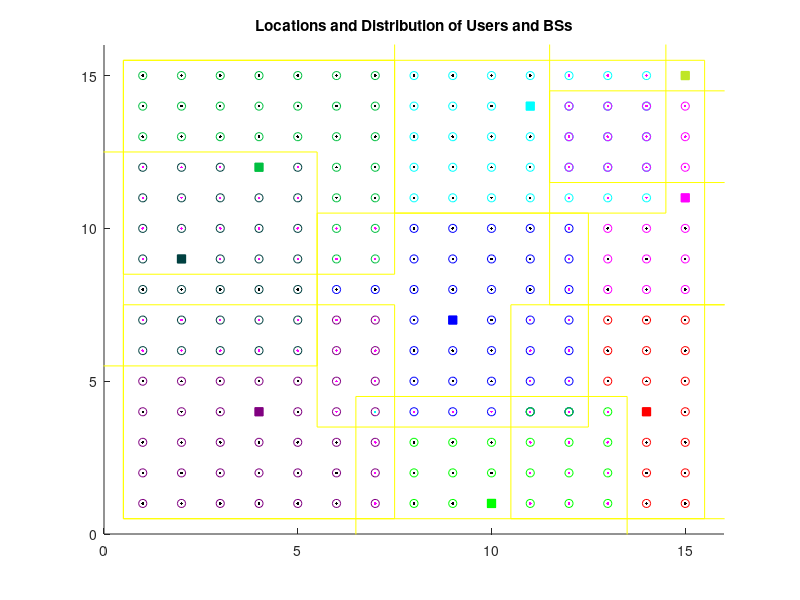
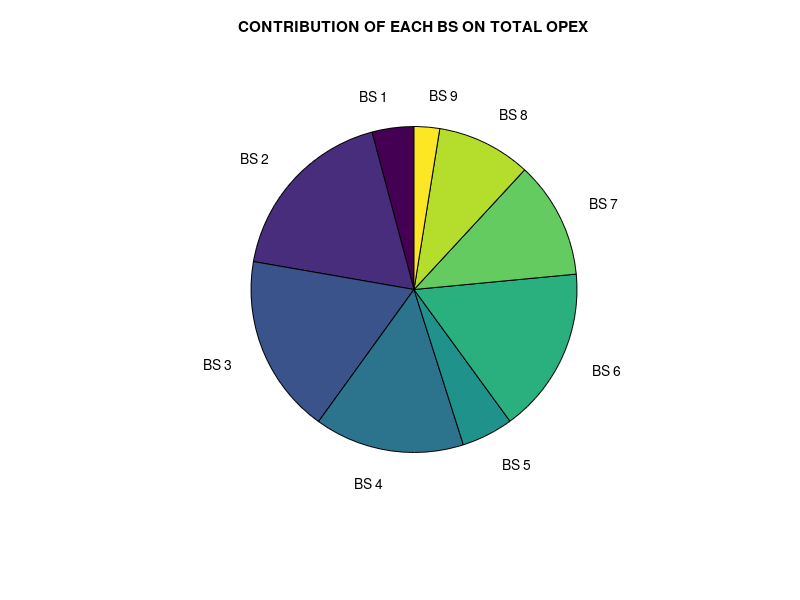
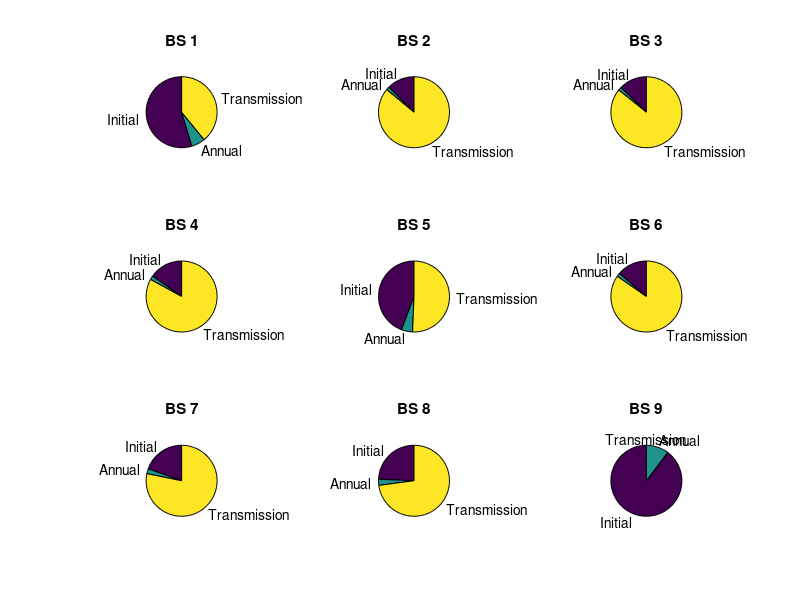

MATLAB code to generate these figures, in order: (Note: this script raises an error after producing the figures.)
clc;
clear all;
close all;

user = randi([5,10],15);				%Randomly user distribution in a 15x15 area for medium traffic distribution
umax = max(max(user));			%Maximum user requirement

grid = zeros(15,15);			%Area matrix
grid(4,4) = 450;			%Placing BSs at randomly selected locations
grid(2,9) = 450;  
grid(4,12) = 450; 
grid(10,1) = 450;  
grid(14,4) = 450;  
grid(9,7) = 450;  
grid(15,11) = 450; 
grid(11,14) = 450;
grid(15,15) = 450;

c = 1;			%Combining user distribution matrix with BSs and forming 15x15 grid
for i = 1:15			
    for j= 1:15
        if grid(i,j)==0			%Placing user requirement values in the grid
          grid(i,j) = user(i,j);
        else
          b(c) = grid(i,j);			%Storing BS value in a array
          xbs(c) = i;			%BS x-coodrinates array
          ybs(c) = j;			%BS y-coodrinates array
          c = c + 1;
        end
    end
end
nbs = length(b);			%Total number of BSs available in grid
bs = [b;zeros(2,nbs)];			%Matrix for BS capacity, no of users supported and opex cost

figure,			%Plotting the grid
for i = 1:nbs
    rectangle('Position',[xbs(i)-3.5 ybs(i)-3.5 7 7],'EdgeColor','y');			%Marking the area covered by each BS
end
rectangle('Position',[0.5 0.5 15 15],'EdgeColor','y');			%Marking outer boundary of the grid
xlim([0 16]);			%Limiting the x-axis of the plot
ylim([0 16]);			%Limiting the y-axis of the plot
hold on;

for k = 1:nbs 			%For each BS                       
    c = 1;
    for pa = xbs(k)-3:xbs(k)+3			%Considering a 7x7 coverage area 
        for qa = ybs(k)-3:ybs(k)+3
            if pa > 0 && qa > 0 && pa <= 15 && qa <= 15			%Considering BS with coverage range inside working area
                if (pa == xbs(k) && qa == ybs(k))			%Ignoring BS coordinates
                    continue;
                else
                    if grid(pa,qa) > umax			%Considering other BSs lie inside coverage area of this BS   
                        bgroup(k,c) = nan;
                        xcod(k,c) = nan;
                        ycod(k,c) = nan;
                        agroup(k,c) = nan;
                    else
                        bgroup(k,c) = grid(pa,qa);			%User requirement values around the BS entered in each row
                        xcod(k,c) = pa;			%x-coordinate of corresponding user in bgroup
                        ycod(k,c) = qa;			%y-coordinate of corresponding user in bgroup
                        agroup(k,c) = str2num([num2str(pa*10+qa),num2str(abs(pa*10-qa)),num2str(grid(pa,qa))]);			%Coded values using coordinates and user requirement such that values are not same for two different users
                    end
                end
            else                                          %Considering coverage range of BS outside working area - all values are taken as NaN)
                if (pa == xbs(k)) && (qa == ybs(k))
                    continue;
                else
                    bgroup(k,c) = nan;
                    xcod(k,c) = nan;
                    ycod(k,c) = nan;
                    agroup(k,c) = nan;
                end
            end
            c = c+1;
        end
    end
end
len = length(bgroup);			%Length of rows of users under BS coverage area matrix

C2 = nan(1,len+2);			%Initialising the matrix containing users in overlap area of BSs taking two at a time by row of NaN
if ~isempty(agroup)			%Check if agroup (matrix containing coded values about users) is empty or not
    a = 1;
    for i = 1:nbs-1
        for j = i+1:nbs
            y = intersect(agroup(i,:),agroup(j,:));        %Finding overlap points between two BSs
            if ~isempty(y)			%Intersect is present or not
                C2(a,:) = [i,j,y,zeros(1,len-length(y))];			%Storing BS numbers (column 1 and 2) and common user codes
                a = a + 1;
            end
        end
    end
end

C3 = nan(1,len+3);			%Initialising the matrix containing users in overlap area of BSs taking three at a time by row of NaN
if ~isnan(C2)			%Check if C2 (matrix containing user codes common in two BSs) is empty or not
    a = 1;
    for i = 1:size(C2,1)
        for j = i+2:nbs           
            if C2(i,1) < j && C2(i,2) < j
                y = intersect(C2(i,2:length(C2)),agroup(j,:));			%Finding overlap points between three BSs
                if ~isempty(y)			%Intersect is present or not
                    C3(a,:) = [C2(i,1),C2(i,2),j,y,zeros(1,len-length(y))];			%Storing BS numbers (column 1 and 2) and common user codes
                    a = a + 1;
                end
            end
        end
    end
end

color = [0 0.25 0.25; 0.5 0 0.5; 0 0.75 0.25; 0 0 1; 0 1 0; 0 1 1; 1 0 0; 1 0 1; 0.75 0.9 0.15];			%Matrix containing RGB colour values for plotting users

for i = 1:nbs
    for j = 1:len
        if ~(ismember(agroup(i,j),C2(:,3:length(C2))))			%Check if user is common in two BS or not
            if bgroup(i,j) > 0 && bs(1,i) >= bgroup(i,j)			%If user lies in only one BS coverage area, check it is not greater than remaining BS capacity value
              bs(1,i) = bs(1,i) - bgroup(i,j);			%Subtract user requirement from remaining BS capacity
              bs(2,i) = bs(2,i) + 1;			%Add 1 to number of users connected
              plot(xcod(i,j),ycod(i,j),'k.');			%Plot user as black dot
              hold on
              plot(xcod(i,j),ycod(i,j),'o', 'MarkerEdgeColor',color(i,:));			%Plot user connected to different BS in different colours as circle
              hold on
            end
        end
    end
end

if ~isnan(C2)			%Check if users common in two BS are present or not
    for i = 1:size(C2,1)      
        b1 = C2(i,1);			%BS number 1 for which common users are taken
        b2 = C2(i,2);			%BS number 2 for which common users are taken
        for j = 3:length(C2)
            arr = [bs(1,b1),bs(1,b2),0];			%Creating array containing BS capacity of both BS and zero at place of user requirementarr = [0,0,0];
            arr2 = [bs(2,b1),bs(2,b2)];			%Creating array containing number of users connected to each BS
            if ~eq(C2(i,j),0)			
                if ~(ismember(C2(i,j),C3(:,4:length(C3))))			%Check if user is common in three BS or not
                    q = find(agroup(b1,:) == C2(i,j));			%Find position of user code in b1 row of agroup matrix
                    u = bgroup(b1,q);			%User requirement for searched user code
                    arr(3) = u;         %Inserting user requirement to the array                    
                    sorted_ar = sort(arr);			%Sort arr
                    g = find(sorted_ar == u);			%Find user position in sorted array
                    if g < 3			%If user requirement is greater than both BS capacities, then skip
                        h = find(arr == sorted_ar(g(1)+1));			%Find BS position with lower capacity in unsorted array
                        arr(h(1)) = arr(h(1)) - u;			%Subtract user requirement from BS with lower capacity
                        arr2(h(1)) = arr2(h(1)) + 1;			%Add 1 to number of connected users for BS with lower capacity
                        plot(xcod(b1,q),ycod(b1,q),'m.');			%Plot user as magenta dot
                        hold on
                        plot(xcod(b1,q),ycod(b1,q),'o', 'MarkerEdgeColor',color(b1,:));			%Plot user connected to different BS in different colours as circle
                        hold on                                            
                    end
                end
                bs(1:2,b1) = [arr(1),arr2(1)];			%Enter final calculated values to BS data matrix for b1
                bs(1:2,b2) = [arr(2),arr2(2)];          %Enter final calculated values to BS data matrix for b2
            end
        end
    end
end

if ~isnan(C3)			%Check if users common in three BS are present or not
    for i = 1:size(C3,1)
        b1 = C3(i,1);			%BS number 1 for which common users are taken
        b2 = C3(i,2);			%BS number 2 for which common users are taken
        b3 = C3(i,3);			%BS number 3 for which common users are taken
        for j = 4:length(C3)
            arr = [bs(1,b1),bs(1,b2),bs(1,b3),0];			%Creating array containing BS capacity of both BS and zero at place of user requirement
            arr2 = [bs(2,b1),bs(2,b2),bs(2,b3)];			%Creating array containing number of users connected to each BS
            if ~eq(C3(i,j),0)
                q = find(agroup(b1,:) == C3(i,j));			%Find position of user code in b1 row of agroup matrix
                u = bgroup(b1,q);			%User requirement for searched user code
                arr(3) = u;         %Inserting user requirement to the array                                    
                sorted_ar = sort(arr);			%Sort arr
                g = find(sorted_ar == u);			%Find user position in sorted array
                if g == 4			%If user requirement is greater than both BS capacities, then skip
                    continue;
                end
                h = find(arr == sorted_ar(g(1)+1));			%Find BS position with lower capacity in unsorted array
                arr(h(1)) = arr(h(1)) - u;			%Subtract user requirement from BS with lower capacity
                arr2(h(1)) = arr2(h(1)) + 1;			%Add 1 to number of connected users for BS with lower capacity
                plot(xcod(b1,q),ycod(b1,q),'c.');			%Plot user as cyan dot
                hold on
                plot(xcod(b1,q),ycod(b1,q),'o', 'MarkerEdgeColor',color(b1,:));			%Plot user connected to different BS in different colours as circle
                hold on                                    
            end
            bs(1:2,b1) = [arr(1),arr2(1)];			%Enter final calculated values to BS data matrix for b1
            bs(1:2,b2) = [arr(2),arr2(2)];          %Enter final calculated values to BS data matrix for b2
            bs(1:2,b3) = [arr(3),arr2(3)];          %Enter final calculated values to BS data matrix for b3
        end
    end
end
for i = 1:nbs
    plot(xbs(i),ybs(i),'s','MarkerEdgeColor',color(i,:),'MarkerFaceColor',color(i,:));			%Plot different BS in different colours as square
    hold on;
    title('Locations and Distribution of Users and BSs');
end
hold off

equipment = 20;         %Initial Investment - Equipment Cost
site_installation = 15;         %Initial Inveatment - Site Installation Cost
initial_cost = equipment + site_installation;
operation_maintenance = 1;          %Annual Operation and Maintenance Cost
site_lease = 3;         %Annual Site Lease
transmission_per_connection = 5;            %Annual Cost for Transmission to 1 connection
annual_cost = operation_maintenance + site_lease;
for i = 1:nbs
    trc(i) = transmission_per_connection * bs(2,i);         %Total transmission Cost for each BS
    bs(3,i) = initial_cost + annual_cost + trc(i);          %Total charges for each BS
end

total_opex_grid = sum(bs(3,:));         %Total Opex for entire grid
figure,
X = (bs(3,:));          %Plotting Pie chart showing contribution of each BS
pie(X,{'BS 1','BS 2','BS 3','BS 4','BS 5','BS 6','BS 7','BS 8','BS 9'});
title('CONTRIBUTION OF EACH BS ON TOTAL OPEX');

figure,
for i = 1:nbs
    X = [initial_cost, annual_cost, trc(i)];
    subplot(3,3,i)          %Plotting Pie Chart showing cost distribution per BS
    pie(X,{'Initial','Annual','Transmission'});
    title(['BS ',num2str(i)]);
end
sgtitle('OPEX DISTRIBUTION FOR EACH BS');